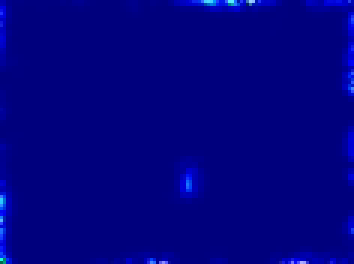
#> input picture frame 0 of Normal Crowds Colormap/341-46_l_colormap.avi, 118 x 88 px, given in place of 879-38_l.mov, which was not available (shown 3 times larger)
$ python video_analysis.py   (Python 2 division)
#> lines starting #> are read from the running program, lines starting #| are printed output that depends on the picture; pictures that were not available may be replaced by others from this repository, and a replacement may not be noted
import numpy as np
import cv2

'''
This is the reproduction of "Abnormal Crowd Behavior Detection using Social Force Model" by Ramin Mehran, Alexis Oyama, Mubarak Shah
The document is attached to project

video_analysis.py includes functionality of calculation and drawing the social force and flow on video

References

1. "Abnormal Crowd Behavior Detection using Social Force Model" by Ramin Mehran, Alexis Oyama, Mubarak Shah

'''

'''
WRITE_TEXT_ON_IMAGE added text to image that then will be formed to video this is for add "Normal" or "Abnormal" to image

Arguments:
    img - opencv image matrix
    text - required text
'''
def write_text_on_image(img,text):
    font = cv2.FONT_HERSHEY_SIMPLEX
    cv2.putText(img, text, (40, 40), font, 0.1, (255, 255, 255), 2)


'''
DRAW_FLOW this methods draws flow on image

Arguments:
    img - opencv image matrix
    flow - flow matrix with velocities(Vx, Vy) for every pixel
    step - step size of points with flow lines for visualization

Returns:
    vis - image with flow
'''
# [12 lines left out: function draw_flow, not called in this run]

'''
DRAW_FLOW_WITH_FORCE this methods draws flow and force on image

Arguments:
    img - opencv image matrix
    flow - flow matrix with velocities(Vx, Vy) for every pixel
    force - force matrix with Forcex(Fx, Fy) for every pixel
    step - step size of points with flow and force  lines for visualization

Returns:
    vis - image with flow and force
'''

# [20 lines left out: function draw_flow_with_force, not called in this run]

'''
overlay_image this methods overlays one image on another using alpha channel

Arguments:
    source - image matrix
    overlay - image matrix that needs to be overlayed
Returns:
    result - overlayed image matrix
'''
# [13 lines left out: function overlay_image, not called in this run]


if __name__ == '__main__':
    import sys

# here and example of video with optical flow
    resize=2
    cam = cv2.VideoCapture("Normal Crowds/879-38_l.mov")
    ret, prev = cam.read()
#> prev is the input picture: shape (88, 118, 3); mean B, G, R 130, 1, 0.3
    if not ret:
        print 'Cant read file'
    prev = cv2.resize(prev, (0, 0), fx=resize, fy=resize)
#> prev: shape (176, 236, 3)
    prevgray = cv2.cvtColor(prev, cv2.COLOR_BGR2GRAY)
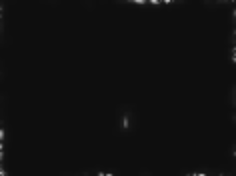
#> prevgray: shape (176, 236); min 14, max 194, mean 15.3
    while True:
        ret, img = cam.read()
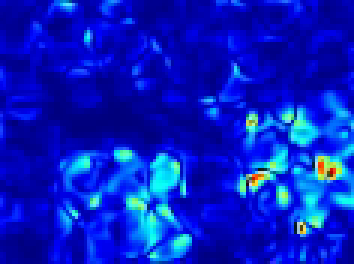
#> input picture frame 1 of Normal Crowds Colormap/341-46_l_colormap.avi, 118 x 88 px, given in place of 879-38_l.mov, which was not available (shown 3 times larger)
#> img is the input picture: shape (88, 118, 3); mean B, G, R 194.3, 29.9, 5.8
        img = cv2.resize(img, (0, 0), fx=resize, fy=resize)
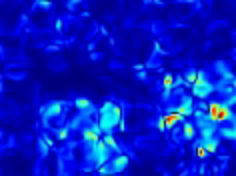
#> img: shape (176, 236, 3); mean B, G, R 194.3, 29.9, 5.8
        vis = img.copy()

        gray = cv2.cvtColor(img, cv2.COLOR_BGR2GRAY)
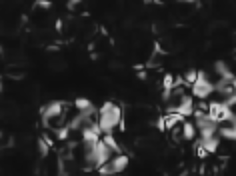
#> gray: shape (176, 236); min 14, max 212, mean 41.4
#> (the run stopped early here; a loop or call above may not have finished)

$ run again, starting later in the video
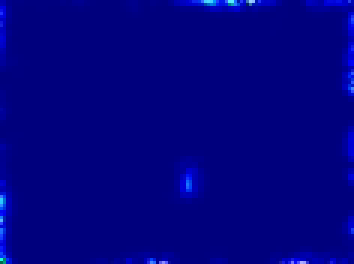
#> input picture frame 0 of Normal Crowds Colormap/341-46_l_colormap.avi, 118 x 88 px, given in place of 879-38_l.mov, which was not available (shown 3 times larger)
#> prev is the input picture: shape (88, 118, 3); mean B, G, R 130, 1, 0.3
#> prev: shape (176, 236, 3)
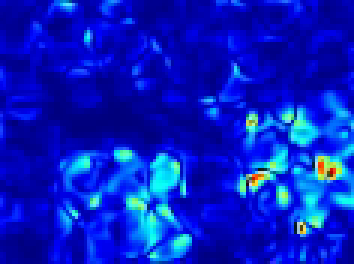
#> input picture frame 1 of Normal Crowds Colormap/341-46_l_colormap.avi, 118 x 88 px, given in place of 879-38_l.mov, which was not available (shown 3 times larger)
#> img is the input picture: shape (88, 118, 3); mean B, G, R 194.3, 29.9, 5.8
#> img: shape (176, 236, 3)

$ run again, starting later in the video
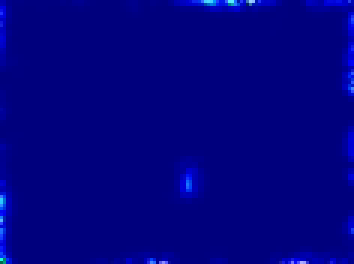
#> input picture frame 0 of Normal Crowds Colormap/341-46_l_colormap.avi, 118 x 88 px, given in place of 879-38_l.mov, which was not available (shown 3 times larger)
#> prev is the input picture: shape (88, 118, 3); mean B, G, R 130, 1, 0.3
#> prev: shape (176, 236, 3)
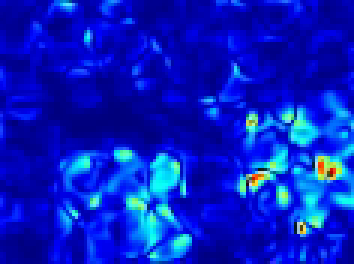
#> input picture frame 1 of Normal Crowds Colormap/341-46_l_colormap.avi, 118 x 88 px, given in place of 879-38_l.mov, which was not available (shown 3 times larger)
#> img is the input picture: shape (88, 118, 3); mean B, G, R 194.3, 29.9, 5.8
#> img: shape (176, 236, 3)
